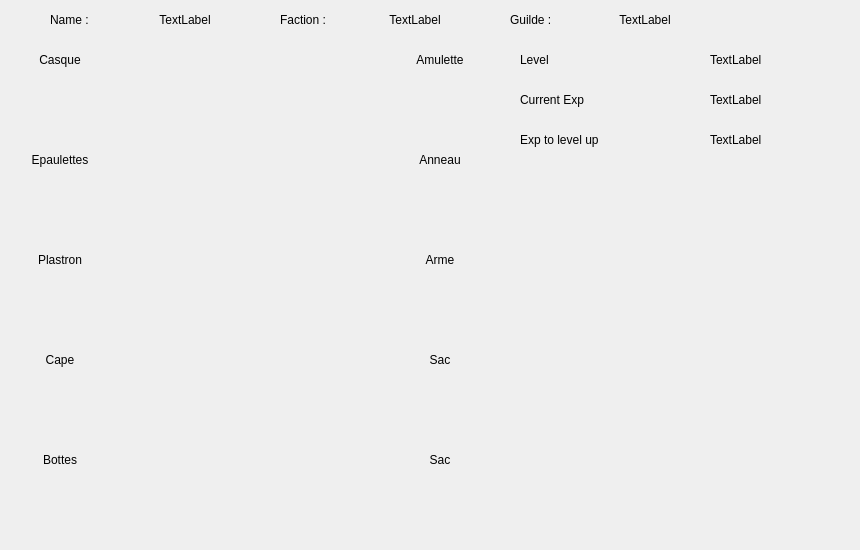
<?xml version="1.0" encoding="UTF-8"?>
<ui version="4.0">
 <class>stuffview</class>
 <widget class="QWidget" name="stuffview">
  <property name="geometry">
   <rect>
    <x>0</x>
    <y>0</y>
    <width>860</width>
    <height>550</height>
   </rect>
  </property>
  <property name="acceptDrops">
   <bool>false</bool>
  </property>
  <property name="windowTitle">
   <string>Form</string>
  </property>
  <widget class="QLabel" name="labelPlastron">
   <property name="geometry">
    <rect>
     <x>0</x>
     <y>250</y>
     <width>120</width>
     <height>20</height>
    </rect>
   </property>
   <property name="text">
    <string>Plastron</string>
   </property>
   <property name="alignment">
    <set>Qt::AlignCenter</set>
   </property>
  </widget>
  <widget class="QLabel" name="labelAmu">
   <property name="geometry">
    <rect>
     <x>380</x>
     <y>50</y>
     <width>120</width>
     <height>20</height>
    </rect>
   </property>
   <property name="text">
    <string>Amulette</string>
   </property>
   <property name="alignment">
    <set>Qt::AlignCenter</set>
   </property>
  </widget>
  <widget class="QLabel" name="labelSac1">
   <property name="geometry">
    <rect>
     <x>380</x>
     <y>350</y>
     <width>120</width>
     <height>20</height>
    </rect>
   </property>
   <property name="text">
    <string>Sac</string>
   </property>
   <property name="alignment">
    <set>Qt::AlignCenter</set>
   </property>
  </widget>
  <widget class="QLabel" name="labelAnneau">
   <property name="geometry">
    <rect>
     <x>380</x>
     <y>150</y>
     <width>120</width>
     <height>20</height>
    </rect>
   </property>
   <property name="text">
    <string>Anneau</string>
   </property>
   <property name="alignment">
    <set>Qt::AlignCenter</set>
   </property>
  </widget>
  <widget class="QLabel" name="labelCape">
   <property name="geometry">
    <rect>
     <x>0</x>
     <y>350</y>
     <width>120</width>
     <height>20</height>
    </rect>
   </property>
   <property name="text">
    <string>Cape</string>
   </property>
   <property name="alignment">
    <set>Qt::AlignCenter</set>
   </property>
  </widget>
  <widget class="QLabel" name="labelCasque">
   <property name="geometry">
    <rect>
     <x>0</x>
     <y>50</y>
     <width>120</width>
     <height>20</height>
    </rect>
   </property>
   <property name="autoFillBackground">
    <bool>false</bool>
   </property>
   <property name="text">
    <string>Casque</string>
   </property>
   <property name="alignment">
    <set>Qt::AlignCenter</set>
   </property>
  </widget>
  <widget class="QLabel" name="labelSac2">
   <property name="geometry">
    <rect>
     <x>380</x>
     <y>450</y>
     <width>120</width>
     <height>20</height>
    </rect>
   </property>
   <property name="text">
    <string>Sac</string>
   </property>
   <property name="alignment">
    <set>Qt::AlignCenter</set>
   </property>
  </widget>
  <widget class="QLabel" name="labelArme">
   <property name="geometry">
    <rect>
     <x>380</x>
     <y>250</y>
     <width>120</width>
     <height>20</height>
    </rect>
   </property>
   <property name="text">
    <string>Arme</string>
   </property>
   <property name="alignment">
    <set>Qt::AlignCenter</set>
   </property>
  </widget>
  <widget class="QLabel" name="labelBottes">
   <property name="geometry">
    <rect>
     <x>0</x>
     <y>450</y>
     <width>120</width>
     <height>20</height>
    </rect>
   </property>
   <property name="text">
    <string>Bottes</string>
   </property>
   <property name="alignment">
    <set>Qt::AlignCenter</set>
   </property>
  </widget>
  <widget class="QLabel" name="labelEpau">
   <property name="geometry">
    <rect>
     <x>0</x>
     <y>150</y>
     <width>120</width>
     <height>20</height>
    </rect>
   </property>
   <property name="text">
    <string>Epaulettes</string>
   </property>
   <property name="alignment">
    <set>Qt::AlignCenter</set>
   </property>
  </widget>
  <widget class="QLabel" name="l_curExp">
   <property name="geometry">
    <rect>
     <x>710</x>
     <y>90</y>
     <width>120</width>
     <height>20</height>
    </rect>
   </property>
   <property name="text">
    <string>TextLabel</string>
   </property>
  </widget>
  <widget class="QLabel" name="label_4">
   <property name="geometry">
    <rect>
     <x>520</x>
     <y>90</y>
     <width>120</width>
     <height>20</height>
    </rect>
   </property>
   <property name="text">
    <string>Current Exp</string>
   </property>
  </widget>
  <widget class="QLabel" name="label_6">
   <property name="geometry">
    <rect>
     <x>520</x>
     <y>50</y>
     <width>120</width>
     <height>20</height>
    </rect>
   </property>
   <property name="text">
    <string>Level</string>
   </property>
  </widget>
  <widget class="QLabel" name="l_expToUp">
   <property name="geometry">
    <rect>
     <x>710</x>
     <y>130</y>
     <width>120</width>
     <height>20</height>
    </rect>
   </property>
   <property name="text">
    <string>TextLabel</string>
   </property>
  </widget>
  <widget class="QLabel" name="label_12">
   <property name="geometry">
    <rect>
     <x>520</x>
     <y>130</y>
     <width>120</width>
     <height>20</height>
    </rect>
   </property>
   <property name="text">
    <string>Exp to level up</string>
   </property>
  </widget>
  <widget class="QLabel" name="label_8">
   <property name="geometry">
    <rect>
     <x>50</x>
     <y>10</y>
     <width>60</width>
     <height>20</height>
    </rect>
   </property>
   <property name="text">
    <string>Name :</string>
   </property>
  </widget>
  <widget class="QLabel" name="l_name">
   <property name="geometry">
    <rect>
     <x>110</x>
     <y>10</y>
     <width>150</width>
     <height>20</height>
    </rect>
   </property>
   <property name="text">
    <string>TextLabel</string>
   </property>
   <property name="alignment">
    <set>Qt::AlignCenter</set>
   </property>
  </widget>
  <widget class="QLabel" name="label_13">
   <property name="geometry">
    <rect>
     <x>510</x>
     <y>10</y>
     <width>60</width>
     <height>20</height>
    </rect>
   </property>
   <property name="text">
    <string>Guilde :</string>
   </property>
  </widget>
  <widget class="QLabel" name="l_faction">
   <property name="geometry">
    <rect>
     <x>340</x>
     <y>10</y>
     <width>150</width>
     <height>20</height>
    </rect>
   </property>
   <property name="text">
    <string>TextLabel</string>
   </property>
   <property name="alignment">
    <set>Qt::AlignCenter</set>
   </property>
  </widget>
  <widget class="QLabel" name="label_15">
   <property name="geometry">
    <rect>
     <x>280</x>
     <y>10</y>
     <width>60</width>
     <height>20</height>
    </rect>
   </property>
   <property name="text">
    <string>Faction :</string>
   </property>
  </widget>
  <widget class="QLabel" name="l_guilde">
   <property name="geometry">
    <rect>
     <x>570</x>
     <y>10</y>
     <width>150</width>
     <height>20</height>
    </rect>
   </property>
   <property name="text">
    <string>TextLabel</string>
   </property>
   <property name="alignment">
    <set>Qt::AlignCenter</set>
   </property>
  </widget>
  <widget class="QLabel" name="l_level">
   <property name="geometry">
    <rect>
     <x>710</x>
     <y>50</y>
     <width>120</width>
     <height>20</height>
    </rect>
   </property>
   <property name="text">
    <string>TextLabel</string>
   </property>
  </widget>
 </widget>
 <resources/>
 <connections/>
</ui>
